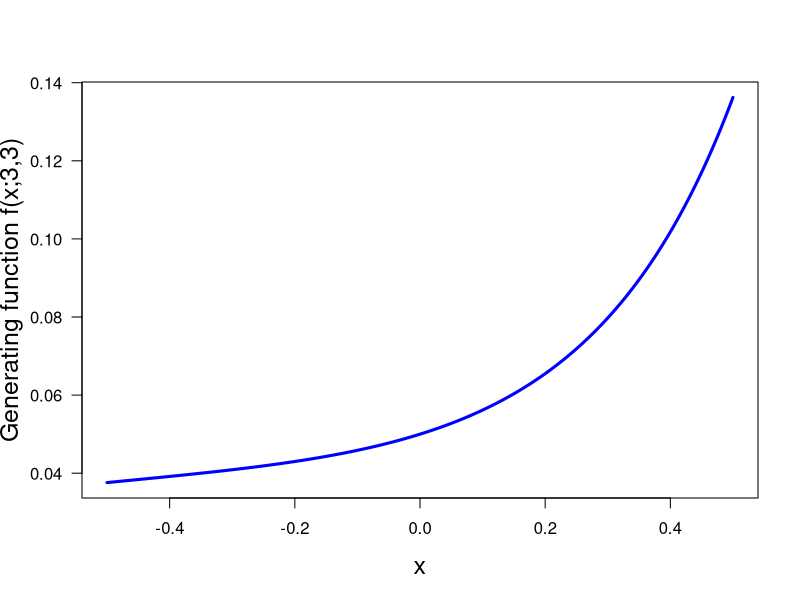

Reproduce this figure in R.
print('file: MannWhitneyGenFct.R')
# Mann-Whitney test: generating function, n=3=m
n = 3; m = 3
fx = function(x) { # (1) generating function
  s1 = 1; s2 = 1; for(i in (m+1):(m+n)) s1=s1*(1-x^i); for(i in 1:n) s2=s2*(1-x^i);
  return(s1/s2/(factorial(n+m)/factorial(m)/factorial(n)))}
xa = seq(-0.5,0.5,1e-3)
sflag = 1
if (sflag == 1) {
  # png('GenFct33MWtest180527.png',width=16,height=12,units='cm',res=300)
  plot(xa,fx(xa),type='l',lwd=3,col='blue',xlab='x',
       ylab='Generating function f(x;3,3)',las=1,cex=0.4,cex.lab=1.5)
  # dev.off()
}
